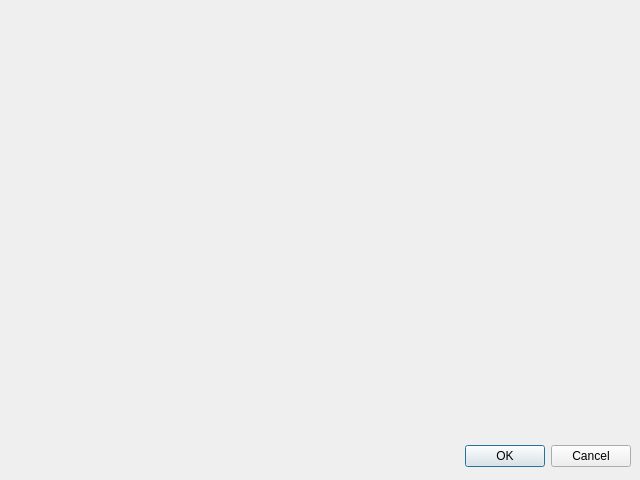
<?xml version="1.0" encoding="UTF-8"?>
<ui version="4.0">
 <class>AboutDevToolsDialog</class>
 <widget class="QDialog" name="AboutDevToolsDialog">
  <property name="geometry">
   <rect>
    <x>0</x>
    <y>0</y>
    <width>640</width>
    <height>480</height>
   </rect>
  </property>
  <property name="windowTitle">
   <string>Dialog</string>
  </property>
  <widget class="QDialogButtonBox" name="buttonBox">
   <property name="geometry">
    <rect>
     <x>10</x>
     <y>440</y>
     <width>621</width>
     <height>32</height>
    </rect>
   </property>
   <property name="orientation">
    <enum>Qt::Horizontal</enum>
   </property>
   <property name="standardButtons">
    <set>QDialogButtonBox::Cancel|QDialogButtonBox::Ok</set>
   </property>
  </widget>
 </widget>
 <resources/>
 <connections>
  <connection>
   <sender>buttonBox</sender>
   <signal>accepted()</signal>
   <receiver>AboutDevToolsDialog</receiver>
   <slot>accept()</slot>
   <hints>
    <hint type="sourcelabel">
     <x>248</x>
     <y>254</y>
    </hint>
    <hint type="destinationlabel">
     <x>157</x>
     <y>274</y>
    </hint>
   </hints>
  </connection>
  <connection>
   <sender>buttonBox</sender>
   <signal>rejected()</signal>
   <receiver>AboutDevToolsDialog</receiver>
   <slot>reject()</slot>
   <hints>
    <hint type="sourcelabel">
     <x>316</x>
     <y>260</y>
    </hint>
    <hint type="destinationlabel">
     <x>286</x>
     <y>274</y>
    </hint>
   </hints>
  </connection>
 </connections>
</ui>
